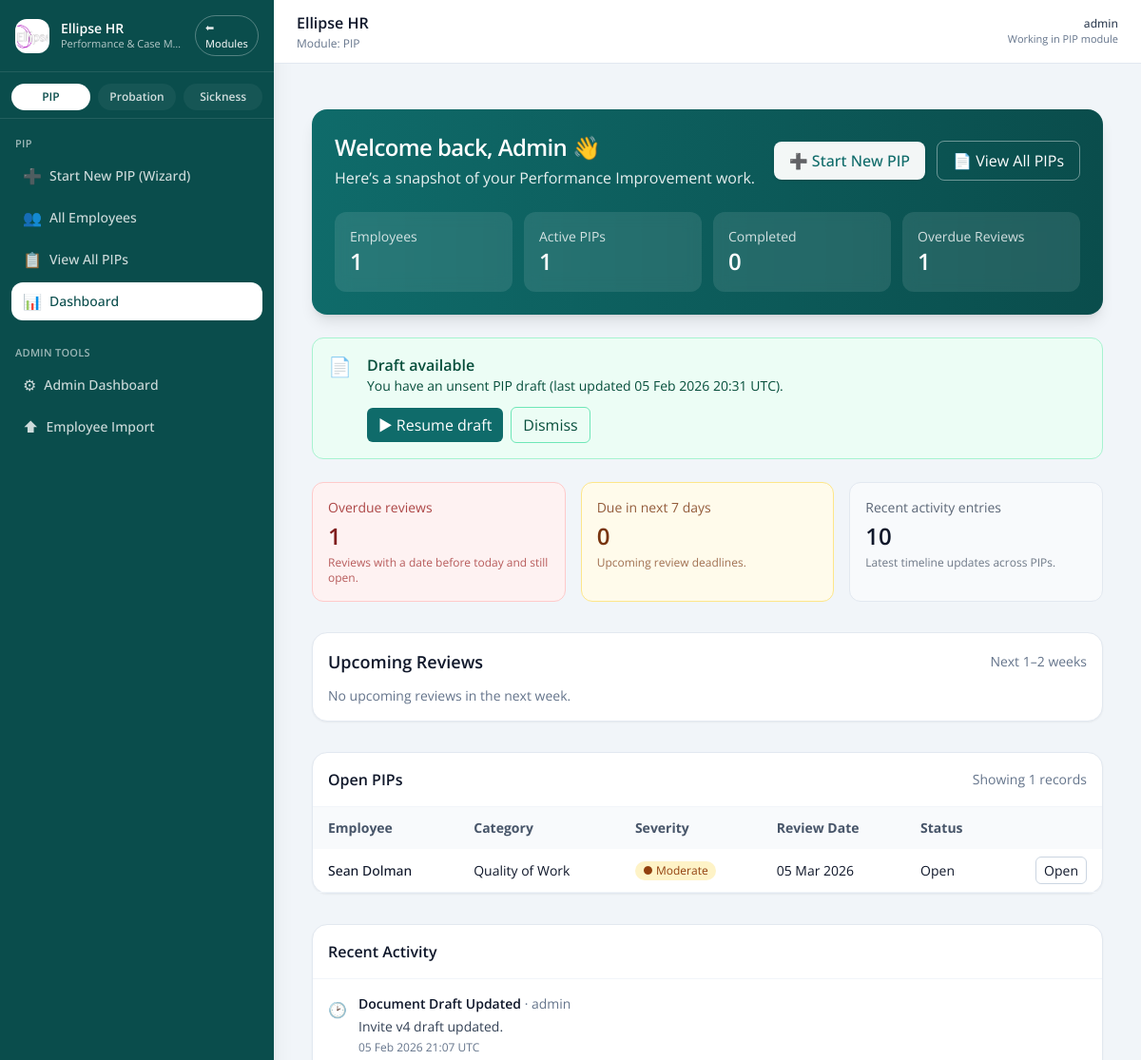
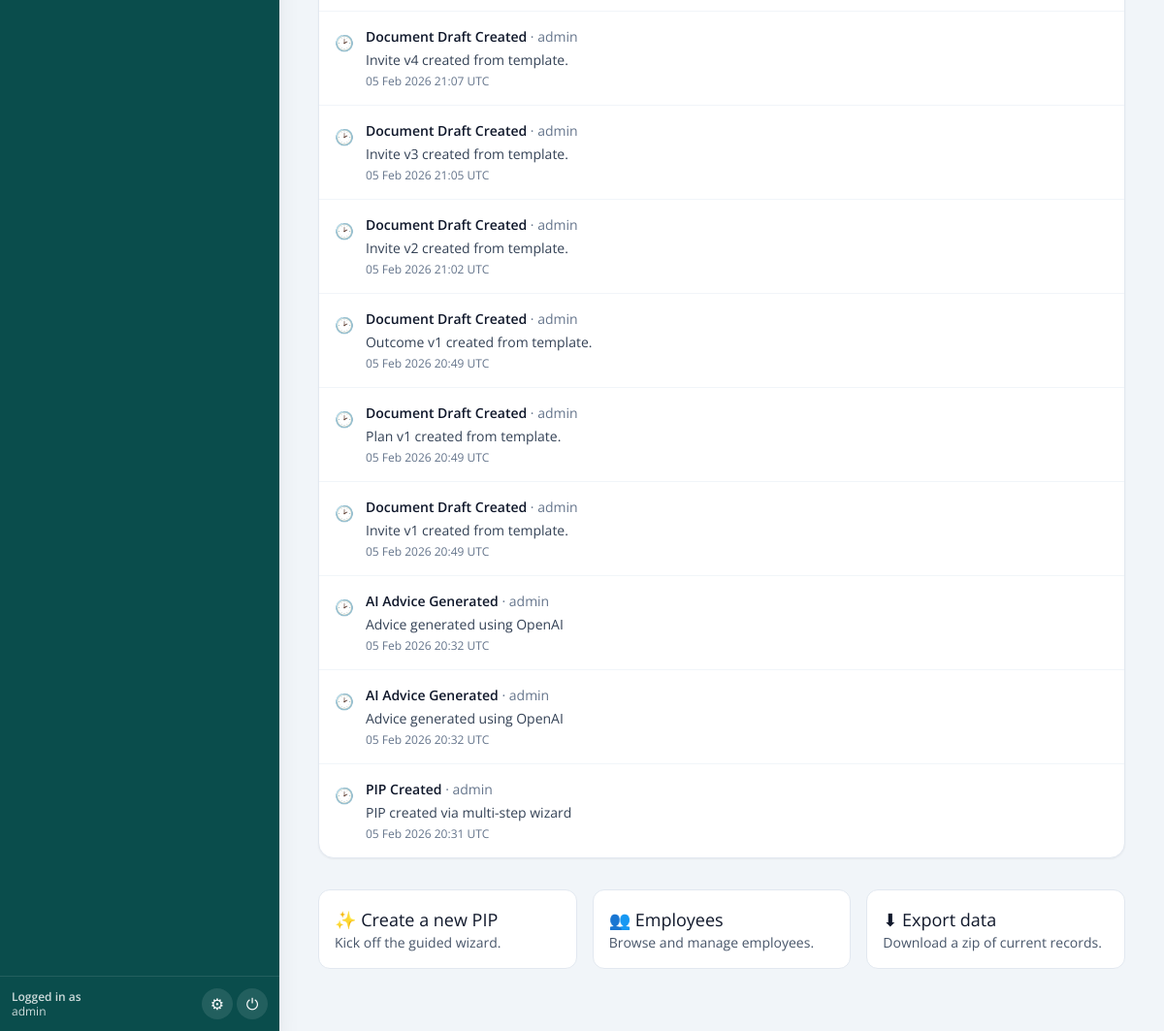
Page /dashboard (signed in) on the earlier database version (2 pictures, top to bottom).
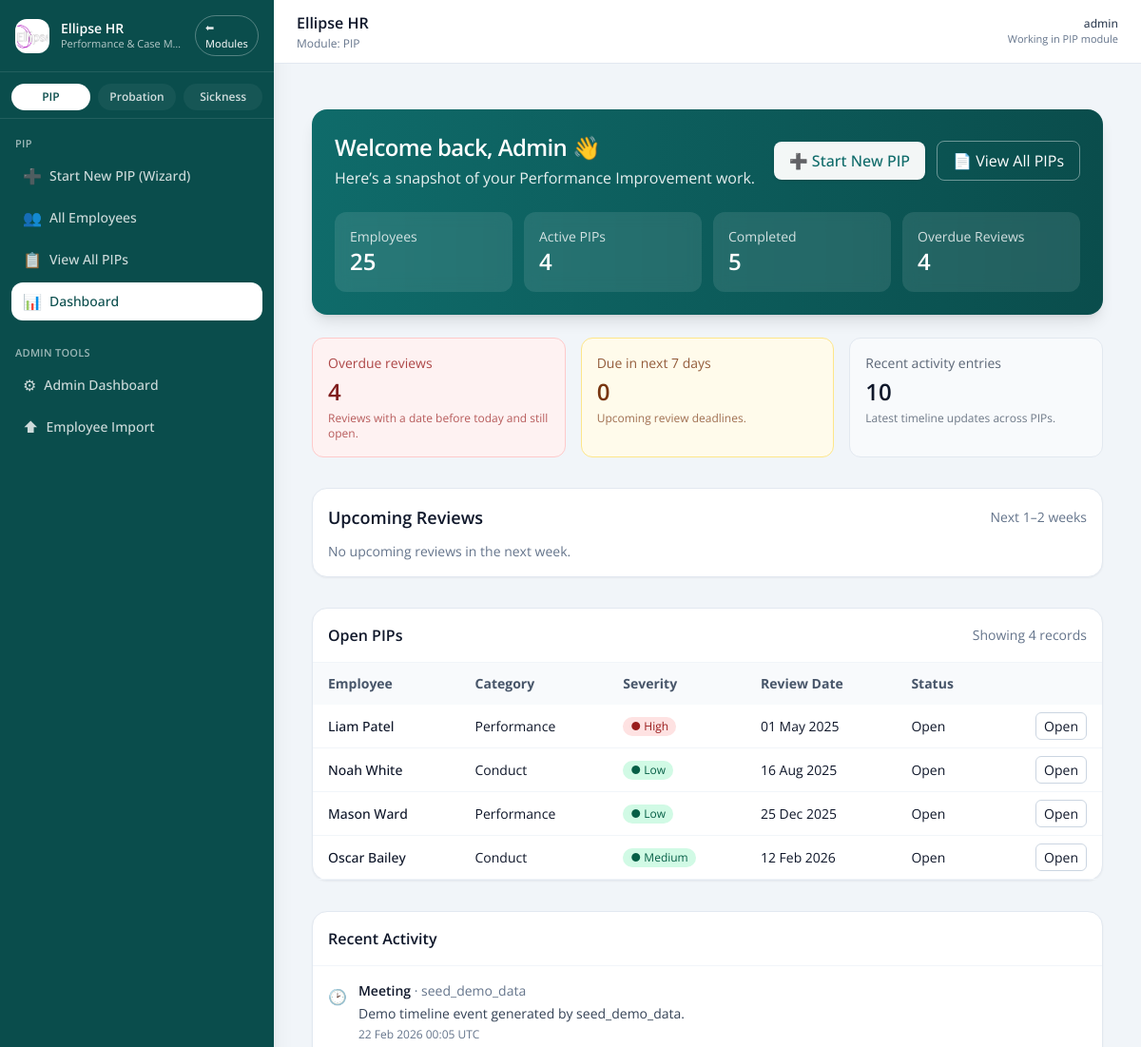
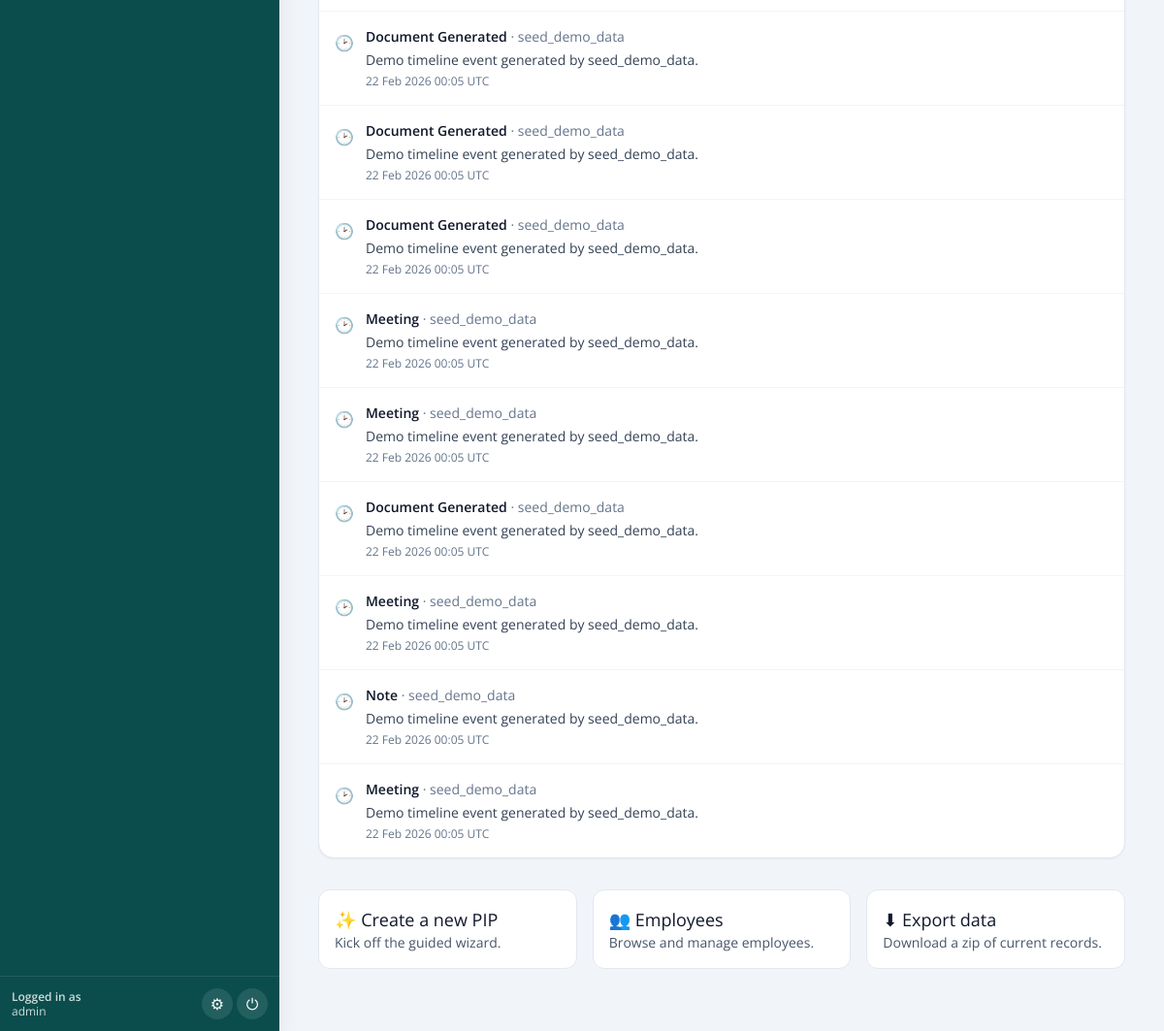
Same page on the later database version (2 pictures, top to bottom).
### pip_app/models.py (models this page shows)
class DraftPIP(db.Model):
    id = db.Column(db.Integer, primary_key=True)
    user_id = db.Column(db.Integer, db.ForeignKey("user.id"))
    step = db.Column(db.Integer)
    data = db.Column(db.JSON)
    created_at = db.Column(db.DateTime, default=datetime.utcnow)
    updated_at = db.Column(
        db.DateTime, default=datetime.utcnow, onupdate=datetime.utcnow
    )
    is_dismissed = db.Column(db.Boolean, default=False)
    user = db.relationship("User", backref="draft_pips")

class PIPRecord(db.Model):
    __tablename__ = "pip_record"
    id = db.Column(db.Integer, primary_key=True)
    employee_id = db.Column(db.Integer, db.ForeignKey("employee.id"), nullable=False)
    assigned_to = db.Column(
        db.Integer, db.ForeignKey("user.id"), nullable=True
    )  # NEW
    concerns = db.Column(db.Text, nullable=False)
    start_date = db.Column(db.Date, nullable=False)
    review_date = db.Column(db.Date, nullable=False)
    meeting_notes = db.Column(db.Text)
    status = db.Column(db.String(20), default="Open")
    created_by = db.Column(db.String(100))
    created_at = db.Column(db.DateTime, default=datetime.utcnow)
    last_updated = db.Column(
        db.DateTime, default=datetime.utcnow, onupdate=datetime.utcnow
    )
    ai_advice = db.Column(db.Text)
    ai_advice_generated_at = db.Column(db.DateTime)
    capability_meeting_date = db.Column(db.DateTime, nullable=True)
    capability_meeting_time = db.Column(db.String, nullable=True)
    capability_meeting_venue = db.Column(db.String, nullable=True)
    concern_category = db.Column(db.String(100))
    severity = db.Column(db.String(50))
    frequency = db.Column(db.String(50))
    tags = db.Column(db.Text)
    ai_summary = db.Column(db.Text, nullable=True)
    ai_action_suggestions = db.Column(JSON, nullable=True)
    ai_next_up = db.Column(JSON, nullable=True)
    ai_actions_accepted = db.Column(JSON, nullable=True)
    outcome_status = db.Column(db.String(50), nullable=True)  # e.g., Successful, Extended, Unsuccessful
    outcome_notes = db.Column(db.Text, nullable=True)
    employee = db.relationship("Employee", back_populates="pips")
    assignee = db.relationship("User", backref="assigned_pips")  # NEW
    action_items = db.relationship(
        "PIPActionItem",
        back_populates="pip_record",
        cascade="all, delete-orphan",
        lazy=True,
    )
    timeline_events = db.relationship(
        "TimelineEvent",
        back_populates="pip_record",
        cascade="all, delete-orphan",
        lazy=True,
    )

class Employee(db.Model):
    id = db.Column(db.Integer, primary_key=True)
    first_name = db.Column(db.String(100))
    last_name = db.Column(db.String(100))
    job_title = db.Column(db.String(100))
    line_manager = db.Column(db.String(100))
    service = db.Column(db.String(100))
    start_date = db.Column(db.Date)
    team_id = db.Column(db.Integer)
    email = db.Column(db.String(120), nullable=True)
    pips = db.relationship("PIPRecord", back_populates="employee", lazy=True)

class TimelineEvent(db.Model):
    __tablename__ = "timeline_event"
    id = db.Column(db.Integer, primary_key=True)
    pip_record_id = db.Column(
        db.Integer, db.ForeignKey("pip_record.id"), nullable=True
    )
    timestamp = db.Column(db.DateTime, default=datetime.utcnow)
    event_type = db.Column(db.String(100))
    notes = db.Column(db.Text)
    updated_by = db.Column(db.String(100))
    created_at = db.Column(db.DateTime, default=datetime.utcnow)
    pip_record = db.relationship("PIPRecord", back_populates="timeline_events")

### app.py (the view)
@app.route('/dashboard')
@login_required
def dashboard():
    total_employees = Employee.query.count()
    active_pips = PIPRecord.query.filter_by(status='Open').count()
    completed_pips = PIPRecord.query.filter_by(status='Completed').count()
    today = datetime.now(timezone.utc).date()
    upcoming_deadline = today + timedelta(days=7)
    overdue_reviews = PIPRecord.query.filter(
        PIPRecord.status == 'Open',
        PIPRecord.review_date < today
    ).count()
    if current_user.admin_level == 0:
        q_open = PIPRecord.query.join(Employee).filter(Employee.team_id == current_user.team_id)
        q_upcoming = q_open.filter(
            PIPRecord.status == 'Open',
            PIPRecord.review_date >= today,
            PIPRecord.review_date <= upcoming_deadline
        )
        open_pips = q_open.filter(PIPRecord.status == 'Open') \
                          .order_by(PIPRecord.review_date.asc().nullslast()).all()
        upcoming_pips = q_upcoming.order_by(PIPRecord.review_date.asc()).all()
        due_soon_count = q_upcoming.count()
    else:
        open_pips = PIPRecord.query.filter(PIPRecord.status == 'Open') \
                                   .join(Employee) \
                                   .order_by(PIPRecord.review_date.asc().nullslast()).all()
        upcoming_pips = PIPRecord.query.filter(
            PIPRecord.status == 'Open',
            PIPRecord.review_date >= today,
            PIPRecord.review_date <= upcoming_deadline
        ).order_by(PIPRecord.review_date.asc()).all()
        due_soon_count = PIPRecord.query.filter(
            PIPRecord.status == 'Open',
            PIPRecord.review_date >= today,
            PIPRecord.review_date <= upcoming_deadline
        ).count()
    recent_activity = TimelineEvent.query.order_by(TimelineEvent.timestamp.desc()).limit(10).all()
    draft = get_active_draft_for_user(current_user.id)
    return render_template(
        'dashboard.html',
        total_employees=total_employees,
        active_pips=active_pips,
        completed_pips=completed_pips,
        overdue_reviews=overdue_reviews,
        recent_activity=recent_activity,
        upcoming_pips=upcoming_pips,
        open_pips=open_pips,
        due_soon_count=due_soon_count,
        draft=draft
    )

### app.py (called while the page is built)
@app.context_processor
def inject_module():
    return dict(active_module=session.get('active_module'))

@app.context_processor
def inject_csrf_token():
    return dict(csrf_token=generate_csrf)

@login_manager.user_loader
def load_user(user_id):
    return db.session.get(User, int(user_id))

@app.before_request
def set_active_module():
    path = request.path.lower()
    if path.startswith('/pip/') or \
       path.startswith('/employee/') or \
       path in ['/dashboard', '/pip_list', '/employee/list', '/employee/add', '/pip/select-employee']:
        session['active_module'] = 'PIP'
    elif path.startswith('/probation/'):
        session['active_module'] = 'Probation'
    elif path == '/':
        session.pop('active_module', None)

def get_active_draft_for_user(user_id):
    return DraftPIP.query.filter_by(user_id=user_id, is_dismissed=False)\
                         .order_by(DraftPIP.updated_at.desc()).first()

@app.context_processor
def inject_csrf_token():
    return dict(csrf_token=generate_csrf)

### pip_app/models.py (called while the page is built)
    def is_superuser(self):
        return self.admin_level == 2

### templates/dashboard.html (shortened to what the changed rows need)
{% extends "base.html" %}
{% block content %}
<div class="max-w-7xl mx-auto px-4 py-8">
  <div class="relative overflow-hidden rounded-2xl bg-gradient-to-r from-[#0f6b6a] to-[#0a4d4c] text-white p-6 shadow-lg">
    <div class="flex flex-col md:flex-row md:items-center md:justify-between gap-4">
      <div>
        <h1 class="text-2xl font-semibold tracking-tight">Welcome back{% if current_user and current_user.username %}, {{ current_user.username|title }}{% endif %} 👋</h1>
      </div>
    </div>
    <div class="mt-6 grid grid-cols-2 md:grid-cols-4 gap-3">
      <div class="rounded-xl bg-white/10 backdrop-blur p-4">
        <div class="text-sm text-white/80">Employees</div>
        <div class="text-2xl font-semibold">{{ total_employees or 0 }}</div>
      </div>
      <div class="rounded-xl bg-white/10 backdrop-blur p-4">
        <div class="text-sm text-white/80">Active PIPs</div>
        <div class="text-2xl font-semibold">{{ active_pips or 0 }}</div>
      </div>
      <div class="rounded-xl bg-white/10 backdrop-blur p-4">
        <div class="text-sm text-white/80">Completed</div>
        <div class="text-2xl font-semibold">{{ completed_pips or 0 }}</div>
      </div>
      <div class="rounded-xl bg-white/10 backdrop-blur p-4">
        <div class="text-sm text-white/80">Overdue Reviews</div>
        <div class="text-2xl font-semibold">{{ overdue_reviews or 0 }}</div>
      </div>
    </div>
  </div>
  {% if draft %}
  <div class="mt-6 rounded-xl border border-emerald-200 bg-emerald-50 text-emerald-900 p-4 flex items-start gap-4">
    <div class="text-xl">📄</div>
    <div class="flex-1">
      <div class="font-semibold">Draft available</div>
      <div class="text-sm">
        You have an unsent PIP draft{% if draft.updated_at %} (last updated {{ draft.updated_at.strftime('%d %b %Y %H:%M') }} UTC){% endif %}.
      </div>
      <div class="mt-3 flex items-center gap-2">
        <a href="{{ url_for('pip_wizard_resume') }}"
           class="inline-flex items-center gap-2 rounded-md bg-[#0f6b6a] text-white px-3 py-1.5 hover:bg-[#0c5858]">
          ▶ Resume draft
        </a>
        <button id="dismissDraftBtn"
                class="inline-flex items-center gap-2 rounded-md border border-emerald-300 px-3 py-1.5 hover:bg-white">
          Dismiss
        </button>
      </div>
    </div>
  </div>
  {% endif %}
  <div class="mt-6 grid grid-cols-1 md:grid-cols-3 gap-4">
    <div class="rounded-xl border border-red-200 bg-red-50 p-4">
      <div class="text-sm text-red-800/80">Overdue reviews</div>
      <div class="mt-1 text-2xl font-semibold text-red-900">{{ overdue_reviews or 0 }}</div>
      <p class="text-xs text-red-800/70 mt-1">Reviews with a date before today and still open.</p>
    </div>
  </div>
  <div class="mt-8 rounded-2xl border border-slate-200 bg-white p-4 shadow-sm">
    <div class="flex items-center justify-between mb-3">
      <h2 class="text-lg font-semibold text-slate-900">Upcoming Reviews</h2>
    </div>
    {% set items = upcoming_pips or [] %}
  </div>
  <div class="mt-8 rounded-2xl border border-slate-200 bg-white shadow-sm">
    <div class="p-4 border-b border-slate-100 flex items-center justify-between">
      <h3 class="text-base font-semibold text-slate-900">Open PIPs</h3>
      <div class="text-sm text-slate-500">
        Showing {{ (open_pips|length) or 0 }} record{{ (open_pips|length) == 1 and '' or 's' }}
      </div>
    </div>
    {% if open_pips and open_pips|length > 0 %}
    <div class="overflow-x-auto">
      <table class="min-w-full text-sm">
        <thead>
          <tr class="bg-slate-50 text-slate-600">
            <th class="text-left px-4 py-3">Employee</th>
            <th class="text-left px-4 py-3">Category</th>
            <th class="text-left px-4 py-3">Severity</th>
            <th class="text-left px-4 py-3">Review Date</th>
            <th class="text-left px-4 py-3">Status</th>
            <th class="px-4 py-3"></th>
          </tr>
        </thead>
        <tbody>
          {% for p in open_pips %}
          <tr class="border-b border-slate-100 hover:bg-slate-50">
            <td class="px-4 py-3 font-medium text-slate-900">
              {{ p.employee.first_name }} {{ p.employee.last_name }}
            </td>
            <td class="px-4 py-3">{{ p.concern_category or '—' }}</td>
            <td class="px-4 py-3">
              <span class="inline-flex items-center gap-1 rounded-full px-2 py-0.5 text-xs
                {% if p.severity == 'High' %}bg-red-100 text-red-800
                {% elif p.severity == 'Moderate' %}bg-amber-100 text-amber-800
                {% else %}bg-emerald-100 text-emerald-800{% endif %}">
                ● {{ p.severity or 'Unknown' }}
              </span>
            </td>
            <td class="px-4 py-3">{{ p.review_date.strftime('%d %b %Y') if p.review_date else '—' }}</td>
            <td class="px-4 py-3">{{ p.status or 'Open' }}</td>
            <td class="px-4 py-3 text-right">
              <a href="{{ url_for('pip_detail', id=p.id) }}"
                 class="rounded-md border border-slate-300 px-2 py-1 hover:bg-slate-50">Open</a>
            </td>
          </tr>
          {% endfor %}
        </tbody>
      </table>
    </div>
    {% else %}
      <div class="p-6 text-center text-slate-500 text-sm">No open PIPs assigned to you.</div>
    {% endif %}
  </div>
  <div class="mt-8 rounded-2xl border border-slate-200 bg-white shadow-sm">
    <div class="divide-y divide-slate-100">
      {% for ev in (recent_activity or []) %}
      <div class="p-4 flex items-start gap-3">
        <div class="mt-1">🕑</div>
        <div class="flex-1">
          <div class="text-sm text-slate-900">
            <span class="font-semibold">{{ ev.event_type }}</span>
            {% if ev.updated_by %}<span class="text-slate-500"> · {{ ev.updated_by }}</span>{% endif %}
          </div>
          {% if ev.notes %}<div class="text-sm text-slate-700 mt-1">{{ ev.notes }}</div>{% endif %}
          {% if ev.timestamp %}<div class="text-xs text-slate-500 mt-1">{{ ev.timestamp.strftime('%d %b %Y %H:%M') }} UTC</div>{% endif %}
        </div>
      </div>
      {% else %}
      <div class="p-6 text-center text-slate-500 text-sm">No recent activity for your assigned cases.</div>
      {% endfor %}
    </div>
  </div>
</div>
{% endblock %}

Differences in the rows shown:
removed DraftPIP: updated_at "05 Feb 2026 20:31"
no longer on this page (row edited): PIPRecord: employee.first_name "Sean", employee.last_name "Dolman", concern_category "Quality of Work", severity "Moderate", review_date "05 Mar 2026", status "Open"
no longer on this page (row edited): TimelineEvent: event_type "Document Draft Updated", updated_by "admin", notes "Invite v4 draft updated.", timestamp "05 Feb 2026 21:07"
no longer on this page (row edited): TimelineEvent: event_type "Document Draft Created", updated_by "admin", notes "Invite v4 created from template.", timestamp "05 Feb 2026 21:07"
no longer on this page (row edited): TimelineEvent: event_type "Document Draft Created", updated_by "admin", notes "Invite v3 created from template.", timestamp "05 Feb 2026 21:05"
no longer on this page (row edited): TimelineEvent: event_type "Document Draft Created", updated_by "admin", notes "Invite v2 created from template.", timestamp "05 Feb 2026 21:02"
no longer on this page (row edited): TimelineEvent: event_type "Document Draft Created", updated_by "admin", notes "Outcome v1 created from template.", timestamp "05 Feb 2026 20:49"
no longer on this page (row edited): TimelineEvent: event_type "Document Draft Created", updated_by "admin", notes "Plan v1 created from template.", timestamp "05 Feb 2026 20:49"
no longer on this page (row edited): TimelineEvent: event_type "Document Draft Created", updated_by "admin", notes "Invite v1 created from template.", timestamp "05 Feb 2026 20:49"
no longer on this page (row edited): TimelineEvent: event_type "AI Advice Generated", updated_by "admin", notes "Advice generated using OpenAI", timestamp "05 Feb 2026 20:32"
no longer on this page (row edited): TimelineEvent: event_type "AI Advice Generated", updated_by "admin", notes "Advice generated using OpenAI", timestamp "05 Feb 2026 20:32"
no longer on this page (row edited): TimelineEvent: event_type "PIP Created", updated_by "admin", notes "PIP created via multi-step wizard", timestamp "05 Feb 2026 20:31"
added PIPRecord: employee.first_name "Liam", employee.last_name "Patel", concern_category "Performance", severity "High", review_date "01 May 2025", status "Open"
added PIPRecord: employee.first_name "Noah", employee.last_name "White", concern_category "Conduct", severity "Low", review_date "16 Aug 2025", status "Open"
added PIPRecord: employee.first_name "Mason", employee.last_name "Ward", concern_category "Performance", severity "Low", review_date "25 Dec 2025", status "Open"
added PIPRecord: employee.first_name "Oscar", employee.last_name "Bailey", concern_category "Conduct", severity "Medium", review_date "12 Feb 2026", status "Open"
added TimelineEvent: event_type "Meeting", updated_by "seed_demo_data", notes "Demo timeline event generated by seed_demo_data.", timestamp "22 Feb 2026 00:05"
added TimelineEvent: event_type "Document Generated", updated_by "seed_demo_data", notes "Demo timeline event generated by seed_demo_data.", timestamp "22 Feb 2026 00:05"
added TimelineEvent: event_type "Document Generated", updated_by "seed_demo_data", notes "Demo timeline event generated by seed_demo_data.", timestamp "22 Feb 2026 00:05"
added TimelineEvent: event_type "Document Generated", updated_by "seed_demo_data", notes "Demo timeline event generated by seed_demo_data.", timestamp "22 Feb 2026 00:05"
added TimelineEvent: event_type "Meeting", updated_by "seed_demo_data", notes "Demo timeline event generated by seed_demo_data.", timestamp "22 Feb 2026 00:05"
added TimelineEvent: event_type "Meeting", updated_by "seed_demo_data", notes "Demo timeline event generated by seed_demo_data.", timestamp "22 Feb 2026 00:05"
added TimelineEvent: event_type "Document Generated", updated_by "seed_demo_data", notes "Demo timeline event generated by seed_demo_data.", timestamp "22 Feb 2026 00:05"
added TimelineEvent: event_type "Meeting", updated_by "seed_demo_data", notes "Demo timeline event generated by seed_demo_data.", timestamp "22 Feb 2026 00:05"
added TimelineEvent: event_type "Note", updated_by "seed_demo_data", notes "Demo timeline event generated by seed_demo_data.", timestamp "22 Feb 2026 00:05"
added TimelineEvent: event_type "Meeting", updated_by "seed_demo_data", notes "Demo timeline event generated by seed_demo_data.", timestamp "22 Feb 2026 00:05"
Other differences:
{{ total_employees or 0 }}: "1" → "25"
{{ active_pips or 0 }}: "1" → "4"
{{ completed_pips or 0 }}: "0" → "5"
{{ overdue_reviews or 0 }}: "1" → "4"
{{ (open_pips|length) or 0 }}: "1" → "4"
text no longer shown: "📄 Draft available You have an unsent PIP draft (last updated UTC) . ▶ Resume draft Dismiss"
